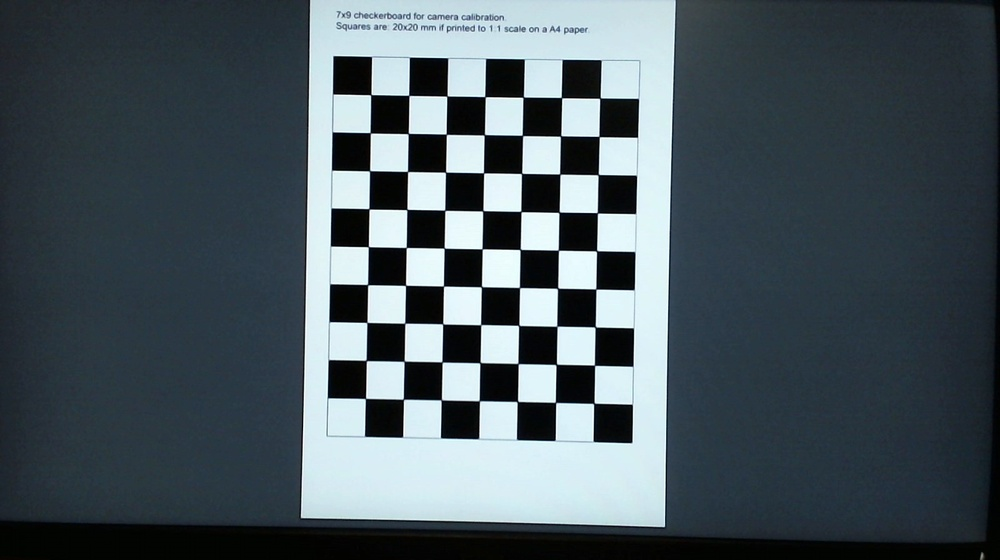
#> input picture calibratrion_images/04_54_Pro.jpg, 1000 x 560 px, shrunk from 1600 x 896 before the run; the run also reads 1 picture not shown here
$ python main.py
#> lines starting #> are read from the running program, lines starting #| are printed output that depends on the picture; after the words box and inside, x2 and y2 are one past the last pixel; in counts of white or black regions, pixels touching at a corner belong together
### calibrate.py
import os
import glob
import cv2 as cv
import numpy as np
import h5py


class Calibrate:
    def __init__(self, x, y):
        self.chessBoardSize = (x, y)
        # This value should be change according to the chessBoardSize being used to calibrate the camera
        self.objpoints = None
        self.imgpoints = None
        self.cameraMatrix = None
        self.OptimizedcameraMatrix = None
        self.distCoeffs = None
        self.rvecs = None
        self.tvecs = None
        self.RegionOfInterest = None

    def calibrate_camera(self, delay):
        # termination criteria
#> called with delay = 1000
        criteria = (cv.TERM_CRITERIA_EPS + cv.TERM_CRITERIA_MAX_ITER, 30, 0.001)

        # prepare object points, like (0,0,0), (1,0,0), (2,0,0) ....,(6,5,0)
        objp = np.zeros(
            (self.chessBoardSize[0] * self.chessBoardSize[1], 3), np.float32
        )
        objp[:, :2] = np.mgrid[
            0 : self.chessBoardSize[0], 0 : self.chessBoardSize[1]
        ].T.reshape(-1, 2)

        # Arrays to store object points and image points from all the images.
        self.objpoints = []  # 3d point in real world space
        self.imgpoints = []  # 2d points in image plane.

        count = 0
        images = glob.glob(os.path.join("calibratrion_images/", "*.jpg"))
        for image in images:
            img_color = cv.imread(image)
#> img_color is the input picture: shape (560, 1000, 3); mean B, G, R 94.7, 88, 75.6
            gray = cv.cvtColor(img_color, cv.COLOR_BGR2GRAY)
            # Find the chess board corners
            ret, corners = cv.findChessboardCorners(gray, self.chessBoardSize, None)
#> ret = True; corners = 63 rows, first 8: [370.8, 94.66], [408.8, 95.38], [446.9, 96.03], [484.9, 96.7], [523.3, 97.05], [561.5, 97.66], [600, 98.04], [370.3, 132.9]
            # If found, add object points, image points (after refining them)
            if ret == True:
                count = count + 1
                self.objpoints.append(objp)
                corners2 = cv.cornerSubPix(gray, corners, (11, 11), (-1, -1), criteria)
#> corners2 = 63 rows, first 8: [370.7, 94.66], [408.8, 95.4], [446.9, 96.1], [484.9, 96.66], [523.2, 97.17], [561.5, 97.61], [599.9, 98.14], [370.2, 132.8]
                self.imgpoints.append(corners)
                # Draw and display the corners
                cv.drawChessboardCorners(img_color, self.chessBoardSize, corners2, ret)
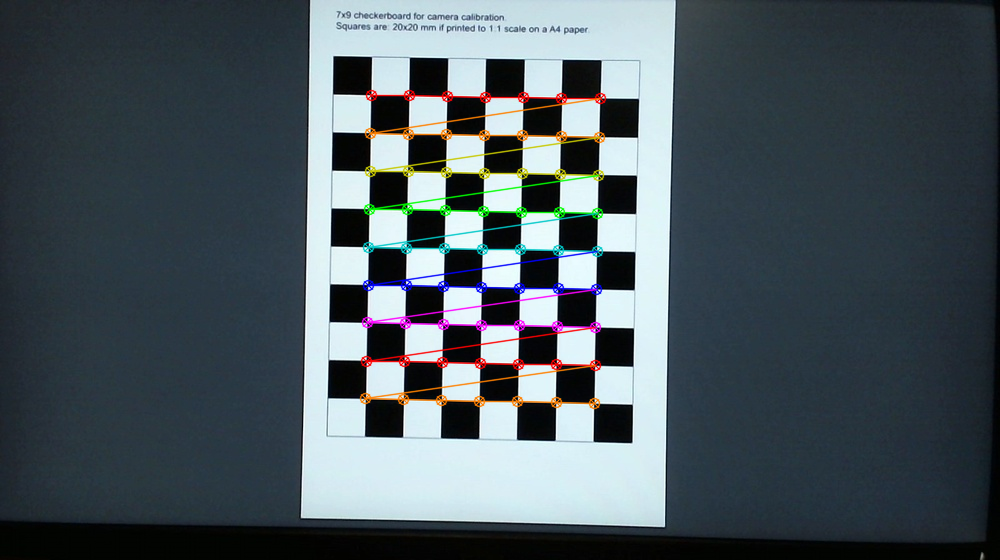
#> img_color: shape (560, 1000, 3); 2.96% of pixels changed, all inside (x1, y1, x2, y2) = (359, 89, 607, 410)
                cv.imshow("Calibration Images with Chessboard Corners", img_color)
                cv.waitKey(delay)
            else:
                print("Not found")
#> pass 2 of the loop in calibrate_camera, `for image in images:`:
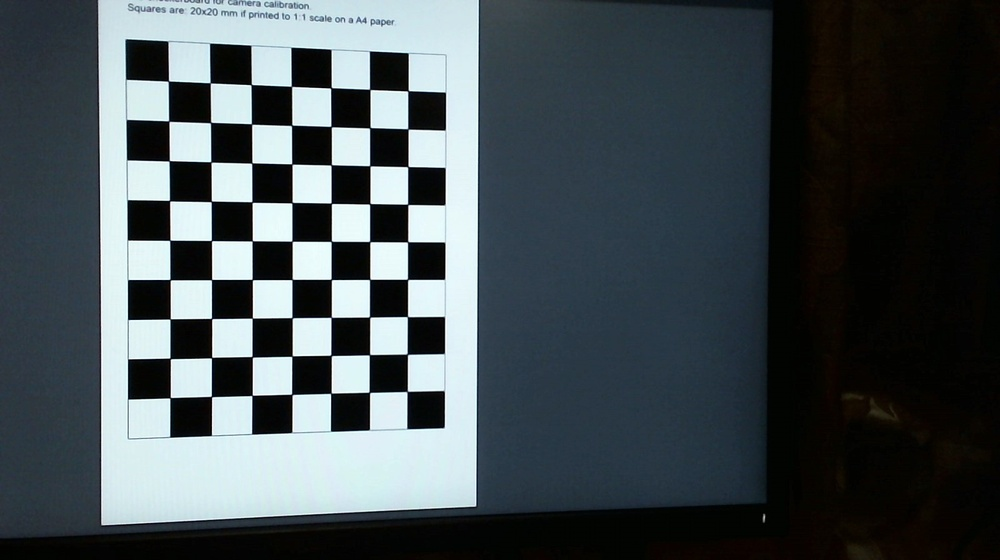
#> input picture calibratrion_images/04_58_Pro.jpg, 1000 x 560 px, shrunk from 1600 x 896 before the run
#> in calibrate_camera, img_color is the input picture: shape (560, 1000, 3); mean B, G, R 82.5, 78.7, 69.7
#> corners = 63 rows, first 8: [168.3, 81.11], [210.2, 82.78], [251.2, 84.54], [291.5, 86.42], [331, 87.73], [369.7, 89.4], [408.1, 90.74], [168.7, 121]
#> corners2 = 63 rows, first 8: [168.4, 81.08], [210.2, 82.85], [251.2, 84.61], [291.5, 86.36], [330.9, 87.81], [369.7, 89.41], [407.9, 90.79], [168.7, 121.1]
#> in calibrate_camera, `cv.drawChessboardCorners(img_color, self.chessBoardSize, corners2, ret)`:
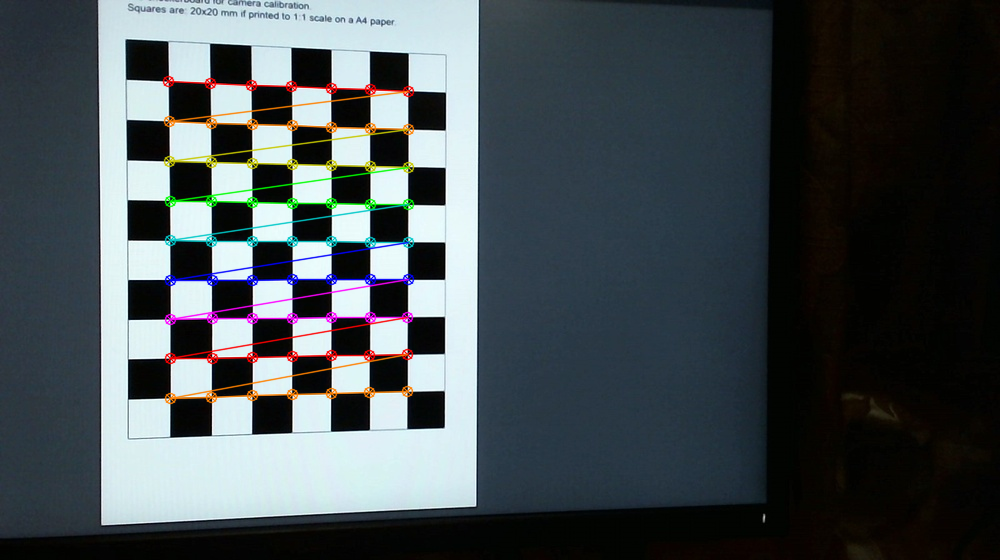
#> img_color: shape (560, 1000, 3); 3.05% of pixels changed, all inside (x1, y1, x2, y2) = (162, 75, 415, 405)
#> pass 3 of the loop in calibrate_camera, `for image in images:`:
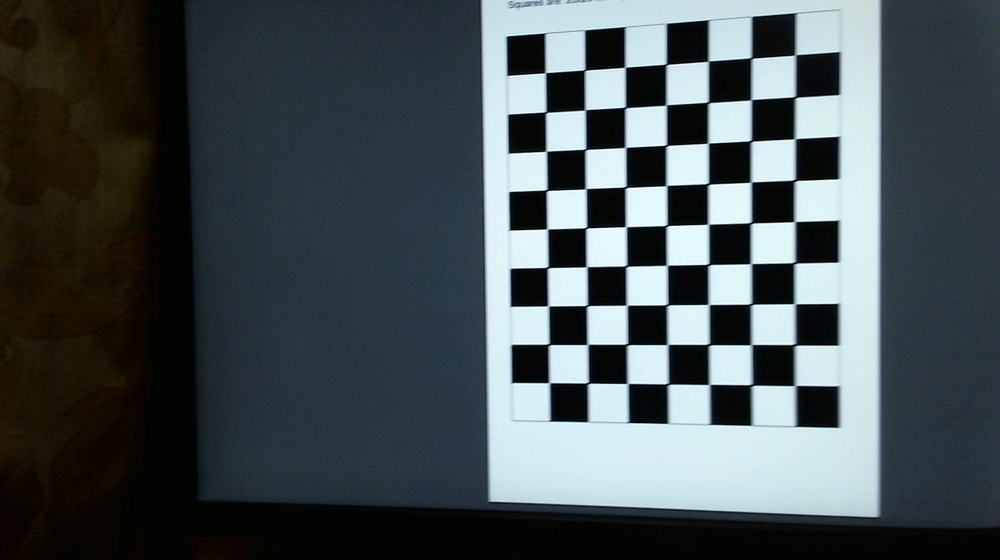
#> input picture calibratrion_images/05_00_Pro.jpg, 1000 x 560 px, shrunk from 1600 x 896 before the run
#> in calibrate_camera, img_color is the input picture: shape (560, 1000, 3); mean B, G, R 83.5, 80.6, 71.4
#> corners = 63 rows, first 8: [545.4, 72.65], [584.9, 69.96], [625.1, 67.2], [666.2, 64.4], [708.4, 61], [751.3, 58.19], [795.6, 54.78], [546.1, 112]
#> corners2 = 63 rows, first 8: [545.3, 72.67], [584.7, 70.06], [625, 67.27], [666.2, 64.35], [708.3, 61.21], [751.3, 58.11], [795.3, 54.88], [545.8, 112.2]
#> in calibrate_camera, `cv.drawChessboardCorners(img_color, self.chessBoardSize, corners2, ret)`:
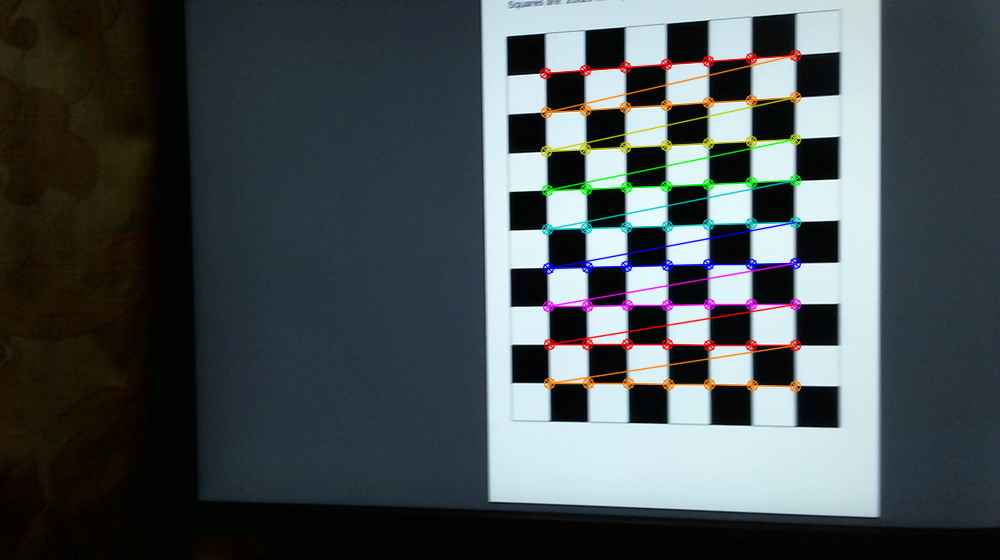
#> img_color: shape (560, 1000, 3); 3.14% of pixels changed, all inside (x1, y1, x2, y2) = (539, 49, 802, 393)
        cv.destroyAllWindows()
        print(f"Camera Calbirated using {count} images")
        # Calibration
        (
            retval,
            self.cameraMatrix,
            self.distCoeffs,
            self.rvecs,
            self.tvecs,
        ) = cv.calibrateCamera(
            self.objpoints, self.imgpoints, gray.shape[::-1], None, None
        )
#> retval = 0.194; self.cameraMatrix = [[805.4, 0, 496], [0, 805.2, 324.8], [0, 0, 1]]; self.distCoeffs = [[0.0519, 0.106, 0.0123, 0.00698, -0.281]]; self.rvecs = ([0.023, -0.00108, 0.0183], [0.0371, -0.159, -0.000234], [0.0574, 0.177, -0.0131]); self.tvecs = ([-3.29, -6.06, 21.04], [-8.27, -6.19, 20.29], [1.25, -6.48, 20.6])
        h, w = img_color.shape[:2]
#> h = 560; w = 1000
        newcameramtx, roi = cv.getOptimalNewCameraMatrix(
            self.cameraMatrix, self.distCoeffs, (w, h), 1, (w, h)
        )
#> newcameramtx = [[808.1, 0, 503.9], [0, 799.5, 330], [0, 0, 1]]; roi = (12, 9, 977, 542)
        self.OptimizedcameraMatrix = newcameramtx
#> self.OptimizedcameraMatrix = [[808.1, 0, 503.9], [0, 799.5, 330], [0, 0, 1]]
        self.RegionOfInterest = roi
#> self.RegionOfInterest = (12, 9, 977, 542)

    def mean_error(self):
        mean_error = 0
        for i in range(len(self.objpoints)):
            imgpoints2, _ = cv.projectPoints(
                self.objpoints[i],
                self.rvecs[i],
                self.tvecs[i],
                self.cameraMatrix,
                self.distCoeffs,
            )
            error = cv.norm(self.imgpoints[i], imgpoints2, cv.NORM_L2) / len(imgpoints2)
            mean_error += error
#> this loop made 3 passes
#> (error, mean_error) on passes 1 to 3: (0.0231, 0.0231), (0.0269, 0.05), (0.023, 0.073)
#> after the loop, mean_error = 0.073
        return mean_error / len(self.objpoints)

    def storeCalibrationResult(self, filename):
#> called with filename = 'Logitech_WebCam.hdf5'
        objpoints = np.array(self.objpoints)
        imgpoints = np.array(self.imgpoints)
        cameraMatrix = np.array(self.cameraMatrix)
#> cameraMatrix = [[805.4, 0, 496], [0, 805.2, 324.8], [0, 0, 1]]
        distCoeffs = np.array(self.distCoeffs)
#> distCoeffs = [[0.0519, 0.106, 0.0123, 0.00698, -0.281]]
        rvecs = np.array(self.rvecs)
        tvecs = np.array(self.tvecs)
        RegionOfInterest = np.array(self.RegionOfInterest)
#> RegionOfInterest = [12, 9, 977, 542]
        file = h5py.File(filename, "w")
        group = file.create_group("Calibration")
        dataset = group.create_dataset(
            "ImagePoints", imgpoints.shape, dtype=imgpoints.dtype
        )
        dataset[...] = imgpoints
        dataset = group.create_dataset(
            "ObjectPoints", objpoints.shape, dtype=objpoints.dtype
        )
        dataset[...] = objpoints
        dataset = group.create_dataset(
            "CameraMatrix", cameraMatrix.shape, dtype=cameraMatrix.dtype
        )
        dataset[...] = cameraMatrix
        dataset = group.create_dataset(
            "DistortionCoefficient", distCoeffs.shape, dtype=distCoeffs.dtype
        )
        dataset[...] = distCoeffs
        dataset = group.create_dataset("RotationVector", rvecs.shape, dtype=rvecs.dtype)
        dataset[...] = rvecs
        dataset = group.create_dataset(
            "TranslationVector", tvecs.shape, dtype=tvecs.dtype
        )
        dataset[...] = tvecs
        dataset = group.create_dataset(
            "RegionOfInterest", RegionOfInterest.shape, dtype=RegionOfInterest.dtype
        )
        dataset[...] = RegionOfInterest
        file.close()

### removeDistortion.py
from calibrate import Calibrate
import cv2 as cv
import os


class RemoveDistortion:
    def __init__(self, calibrate=None):
        if calibrate == None:
            self.calibrate = Calibrate()
            calibrate.calibrate_camera()
        else:
            self.calibrate = calibrate

    def undistort(self, filename):
#> called with filename = '04_58_Pro.jpg'
        img = cv.imread(os.path.join("test_images/", filename))
        filename = os.path.splitext(filename)[0]
        # undistort
        dst = cv.undistort(
            img,
            self.calibrate.cameraMatrix,
            self.calibrate.distCoeffs,
            None,
            self.calibrate.OptimizedcameraMatrix,
        )
        # crop the image
        x, y, w, h = self.calibrate.RegionOfInterest
        dst = dst[y : y + h, x : x + w]
#> dst: shape (542, 977, 3)
        cv.imwrite(os.path.join("test_images/", filename + "_undistorted.png"), dst)

    def undistort_method_2(self, filename):
#> called with filename = '04_58_Pro.jpg'
        img = cv.imread(os.path.join("test_images/", filename))
        filename = os.path.splitext(filename)[0]
        # undistort
        x, y, w, h = self.calibrate.RegionOfInterest
        mapx, mapy = cv.initUndistortRectifyMap(
            self.calibrate.cameraMatrix,
            self.calibrate.distCoeffs,
            None,
            self.calibrate.OptimizedcameraMatrix,
            (w, h),
            5,
        )
        dst = cv.remap(img, mapx, mapy, cv.INTER_LINEAR)
        # crop the image
        dst = dst[y : y + h, x : x + w]
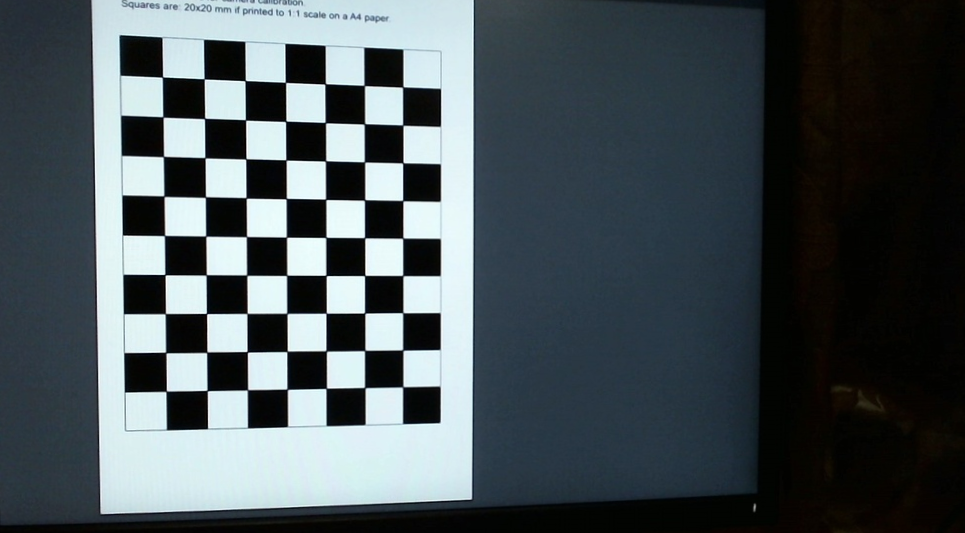
#> dst: shape (533, 965, 3); mean B, G, R 87.5, 83.4, 73.7
#> call 2 of undistort, with filename = 'test_2.jpg'
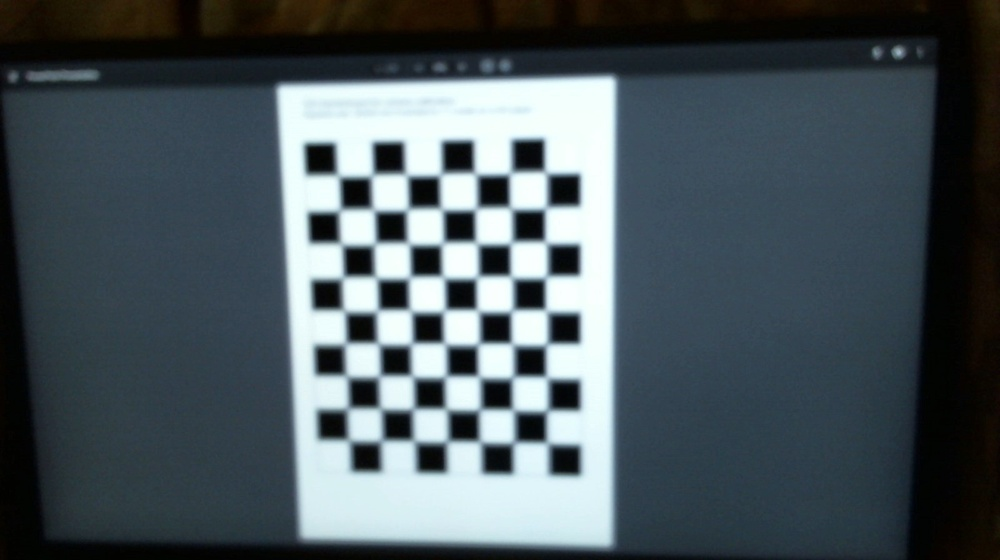
#> input picture test_images/test_2.jpg, 1000 x 560 px, shrunk from 1600 x 896 before the run
#> in undistort, img is the input picture: shape (560, 1000, 3); mean B, G, R 92.4, 86.9, 75.5
        cv.imwrite(
            os.path.join("test_images/", filename + "_undistorted_method_2.png"), dst
        )

    def difference(self, filename, compare):
#> called with filename = 'test_2.jpg', compare = 'test_2_undistorted_method_2.png'
        original = cv.imread(os.path.join("test_images/", filename))
        undistorted = cv.imread(os.path.join("test_images/", compare))
        height = undistorted.shape[0]
#> height = 533
        width = undistorted.shape[1]
#> width = 965

        original = original[0:height, 0:width]
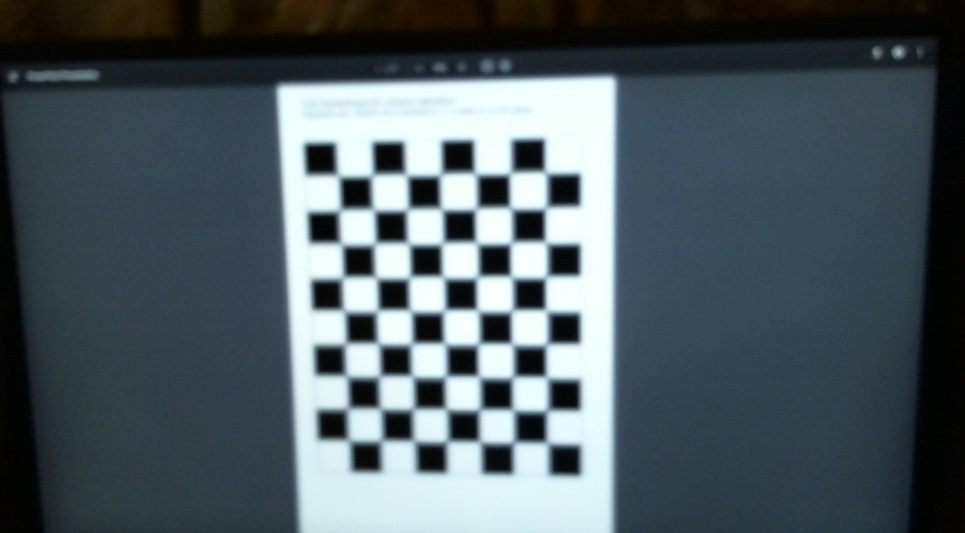
#> original: shape (533, 965, 3); mean B, G, R 97.6, 91.5, 79.4
        subtract = cv.subtract(original, undistorted)
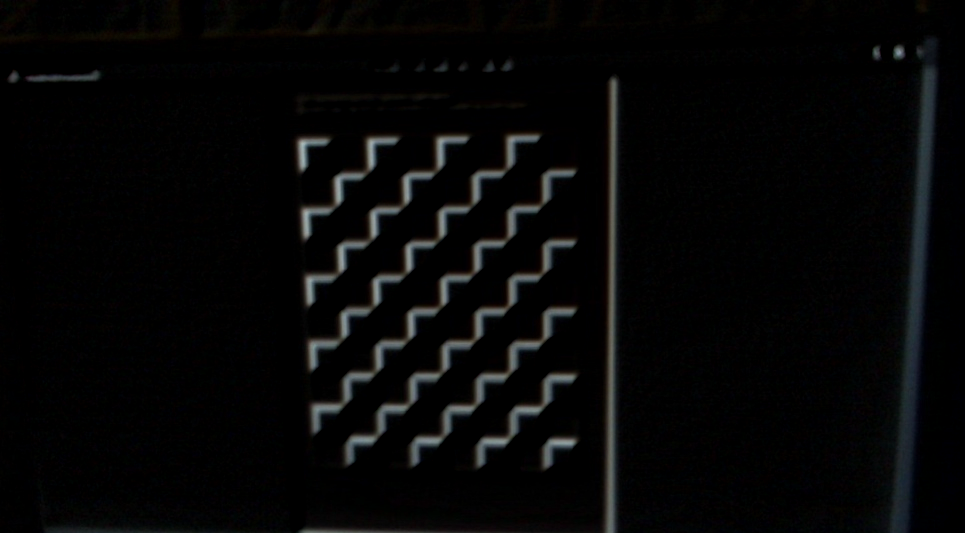
#> subtract: shape (533, 965, 3); mean B, G, R 6.8, 6.7, 6.5
        filename = os.path.splitext(filename)[0]
        cv.imwrite(os.path.join("test_images/", filename + "subtract.png"), subtract)

### main.py
from calibrate import Calibrate
from removeDistortion import RemoveDistortion

if __name__ == "__main__":

    calibrate = Calibrate(
        7, 9
    )  # 7 and 9 are the dimensions of the chessboard used for camera calibration

    calibrate.calibrate_camera(1000)  # we will have a 5 second delay in opencv

    print(
        f" Total error is : {calibrate.mean_error()}"
    )  # the error should be closer to zero for more accuracy

    calibrate.storeCalibrationResult(
        "Logitech_WebCam.hdf5"
    )  # HDF5 filename to store the camera configuration
    # This file contains can use in MATLAB or opencv for correcting distorted images

    undistort = RemoveDistortion(
        calibrate
    )  # giving the calibration object if it is not give it will run calibration again

    undistort.undistort("04_58_Pro.jpg")
    undistort.undistort_method_2("04_58_Pro.jpg")

    undistort.undistort("test_2.jpg")
    undistort.undistort_method_2("test_2.jpg")
    undistort.difference("test_2.jpg", "test_2_undistorted_method_2.png")

    undistort.undistort("distorted.png")
#> call 3 of undistort, with filename = 'distorted.png'
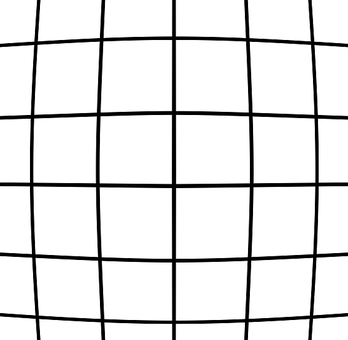
#> input picture test_images/distorted.png, 348 x 340 px, shrunk from 557 x 544 before the run
#> in undistort, img is the input picture: shape (340, 348, 3); min 0, max 255, mean 228.8
#> in undistort (call 3), `dst = dst[y : y + h, x : x + w]`:
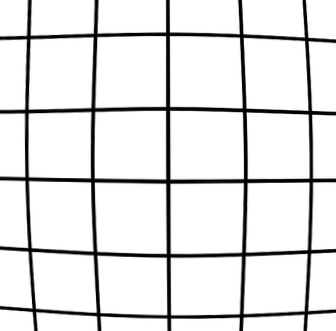
#> dst: shape (331, 336, 3); min 0, max 255, mean 228.1
